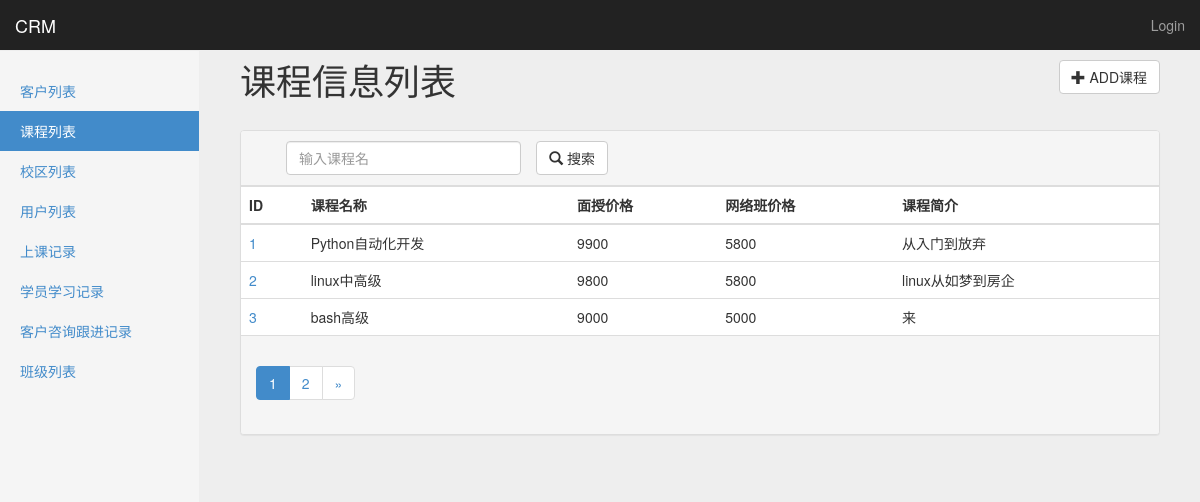
/crm/courses/, run on an earlier commit of the app's database.
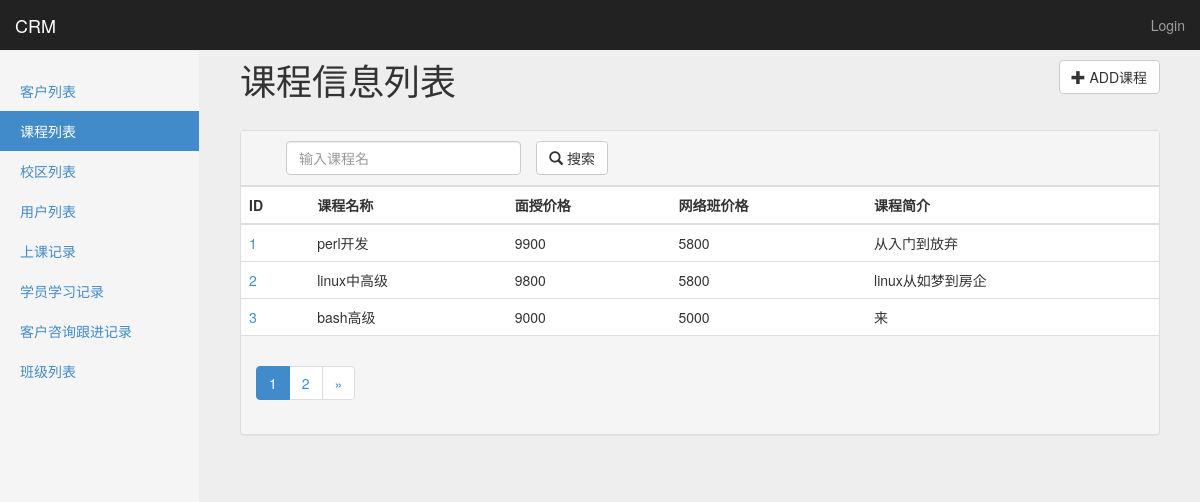
And on a later commit of the database.
### app01/models.py (models this page shows, shortened)
class Course(models.Model):
    name = models.CharField(u'课程名称',max_length=128,unique=True)
    price = models.IntegerField(u'面授价格')
    online_price = models.IntegerField(u'网络班价格')
    brief = models.TextField(u'课程简介')

### app01/views.py (the view)
# urls.py: url(r'^courses/(\d+)/$', views.course_detail,name='course_detail'),
def courses(request):
    data_dic = build_search_param(request, models.Course)
    return render(request,'app01/courses.html',data_dic)

### app01/forms.py (called while the page is built, shortened)
def get_filter_fields(cls):
    filter_fields = settings.FILTER_FIELDS.get(cls.__name__.lower())
    if filter_fields is None:
        return None

### templates/app01/courses.html (shortened to what this page needs)
{% extends 'base.html' %}
{% load custom_tags %}
{% block page-header %}
课程信息列表
<a href="{% url 'course_add' %}">
    <button type="button" class="btn btn-default pull-right">
      <span class="glyphicon glyphicon-plus"></span> ADD课程
    </button>
</a>
{% endblock %}
{% block page-content %}
<div class="panel panel-default">
    <div class="panel-heading" id="panel-heading">
        <div class="col-md-9 " >
            <form action="{% url url_alias %}?page=1{{ search_str }}" method="GET">
                <div class="col-md-5">
                    <input name="find__name" class="form-control" type="text" value="{{ find_list.1 }}" placeholder="输入课程名" minlength="1" maxlength="20" required>
                </div>
                <div class="col-md-3 search-button">
                    <button type="submit" id="btn-submit" class="btn btn-default">
                        <span class="glyphicon glyphicon-search"></span> 搜索
                    </button>
                </div>
            </form>
        </div>
    </div>
    <table class="table table-hover">
    <thead>
    <tr>
        <th>ID</th>
        <th>课程名称</th>
        <th>面授价格</th>
        <th>网络班价格</th>
        <th>课程简介</th>
    </tr>
    </thead>
    <tbody>
    {% for data in data_list %}
        <tr>
            <td><a href="{% url 'course_detail' data.id %}">{{ data.id }}</a></td>
            <td>{{ data.name }}</td>
            <td>{{ data.price }}</td>
            <td>{{ data.online_price }}</td>
            <td>{{ data.brief|truncatechars:50 }}</td>
        </tr>
    {% endfor %}
    </tbody>
</table>
    <div class="panel-footer">
        <nav>{% pagination_bar data_list search_str find_list %}</nav>
    </div>
</div>
{% endblock %}

What changed in the data, as far as the page shows it:
changed Course "从入门到放弃": name "Python自动化开发" → "perl开发"
